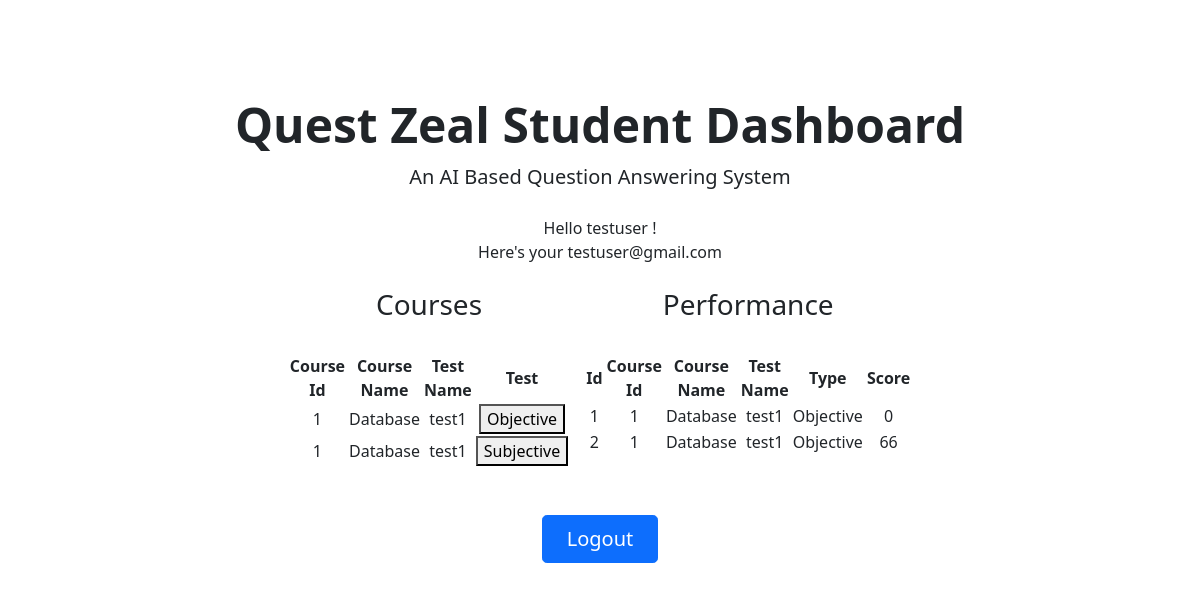
Page /studentDashboard (signed in) on the committed database.
### app/models.py (models this page shows, shortened)
class Users(db.Model, UserMixin):
    __tablename__ = 'Users'
    id       = db.Column(db.Integer,     primary_key=True)
    user     = db.Column(db.String(64),  unique = True)
    email    = db.Column(db.String(120), unique = True)
    password = db.Column(db.String(500))

class Tests(db.Model):
    __tablename__ = 'Tests'
    id = db.Column(db.Integer, primary_key=True)
    course_name = db.Column(db.String(20), unique=False, nullable=False)
    test_name = db.Column(db.String(20), unique=False, nullable=False)
    file_name = db.Column(db.String(20), unique=True, nullable=False)

class Students(db.Model):
    __tablename__ = 'Students'
    id = db.Column(db.Integer, primary_key=True)
    course_id = db.Column(db.Integer, unique=False, nullable = False)
    course_name = db.Column(db.String(20), unique=False, nullable=False)
    test_name = db.Column(db.String(20), unique=False, nullable=False)
    type = db.Column(db.String(20),unique=False,nullable=False)
    score = db.Column(db.String(10),unique=False, nullable=False)

### app/views.py (the view)
@app.route('/studentDashboard')
@login_required
def studentDashboard():
    tests = Tests.query.all()
    students = Students.query.all()
    if current_user.user == "admin":
        return render_template('page-404.html'), 404
    else :
        return render_template( 'studentDashboard.html',name = current_user.user , email= current_user.email, tests=tests, students = students)

### app/views.py (called while the page is built)
@lm.user_loader
def load_user(user_id):
    return Users.query.get(int(user_id))

### app/templates/studentDashboard.html (shortened to what this page needs)
<!DOCTYPE html>
<html lang="en">
  <head>
    <link
      rel="stylesheet"
      href="https://cdn.jsdelivr.net/npm/bootstrap@5.1.1/dist/css/bootstrap.min.css"
    />
    <link rel="stylesheet" href="/static/assets/css/custom.css" />
  </head>
  <body>
    <main>
      <div class="px-4 py-5 my-5 text-center">
        <h1 class="display-5 fw-bold">Quest Zeal Student Dashboard</h1>
        <div class="col-lg-6 mx-auto">
          <p class="lead mb-4">An AI Based Question Answering System</p>
          <div class="d-grid gap-2 d-sm-flex justify-content-sm-center">
            Hello {{name}} !
            <br />
            Here's your {{email}}
          </div>
          <br />
          <div class="d-grid gap-2 d-sm-flex justify-content-sm-center">
            <div>
              <h3>Courses</h3>
              <br />
              <table>
                <thead>
                  <th>Course Id</th>
                  <th></th>
                  <th>Course Name</th>
                  <th></th>
                  <th>Test Name</th>
                  <th></th>
                  <th>Test</th>
                </thead>
                {% for data in tests %}
                <tbody>
                  <td>{{data.id}}</td>
                  <td></td>
                  <td>{{data.course_name}}</td>
                  <td></td>
                  <td>{{data.test_name}}</td>
                  <td></td>
                  <td> <a href="/Objective_QA_Generation/{{data.id}}"><button>Objective</button></a> </td>
                </tbody>
                <tbody>
                    <td>{{data.id}}</td>
                    <td></td>
                    <td>{{data.course_name}}</td>
                    <td></td>
                    <td>{{data.test_name}}</td>
                    <td></td>
                    <td> <a href="/Subjective_Questions/{{data.id}}"><button>Subjective</button></a> </td>
                  </tbody>
                {% endfor%}
              </table>
            </div>
            <br />
            <br />
            <div>
              <h3>Performance</h3>
              <br />
              <table>
                <thead>
                  <th>Id</th>
                  <th></th>
                  <th>Course Id</th>
                  <th></th>
                  <th>Course Name</th>
                  <th></th>
                  <th>Test Name</th>
                  <th></th>
                  <th>Type</th>
                  <th></th>
                  <th>Score</th>
                </thead>
                {% for data in students %}
                <tbody>
                  <td>{{data.id}}</td>
                  <td></td>
                  <td>{{data.course_id}}</td>
                  <td></td>
                  <td>{{data.course_name}}</td>
                  <td></td>
                  <td>{{data.test_name}}</td>
                  <td></td>
                  <td>{{data.type}}</td>
                  <td></td>
                  <td>{{data.score}}</td>
                </tbody>
                {% endfor%}
              </table>
            </div>
          </div>
          <br />
          <br />
          <div class="d-grid gap-2 d-sm-flex justify-content-sm-center">
            <a
              href="/logout"
              type="button"
              class="btn btn-primary btn-lg px-4 gap-3"
              >Logout</a
            >
          </div>
        </div>
      </div>
    </main>
  </body>
</html>

### rows in the picture
Users: user "testuser", email "testuser@gmail.com"
Tests: id "1", course_name "Database", test_name "test1"
Students: id "1", course_id "1", course_name "Database", test_name "test1", type "Objective", score "0"
Students: id "2", course_id "1", course_name "Database", test_name "test1", type "Objective", score "66"
